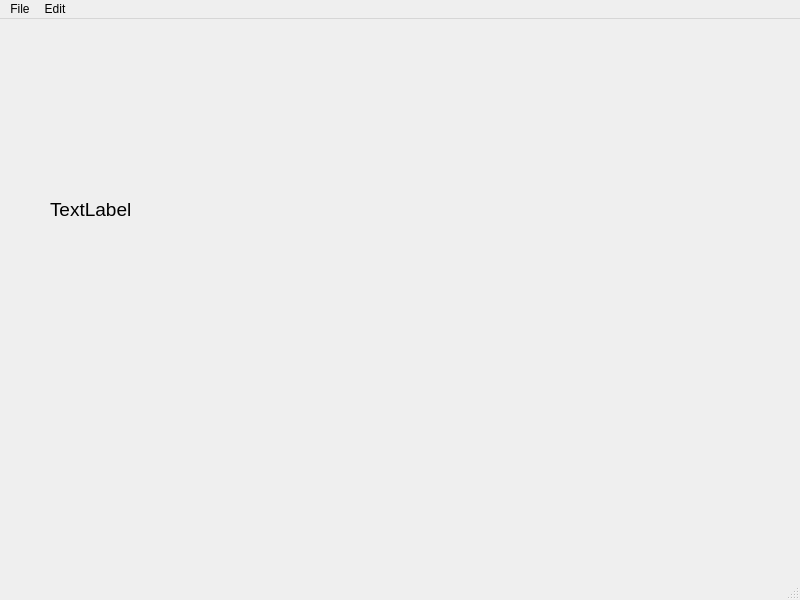
<?xml version="1.0" encoding="UTF-8"?>
<ui version="4.0">
 <class>MainWindow</class>
 <widget class="QMainWindow" name="MainWindow">
  <property name="geometry">
   <rect>
    <x>0</x>
    <y>0</y>
    <width>800</width>
    <height>600</height>
   </rect>
  </property>
  <property name="windowTitle">
   <string>MainWindow</string>
  </property>
  <widget class="QWidget" name="centralwidget">
   <widget class="QLabel" name="label">
    <property name="geometry">
     <rect>
      <x>50</x>
      <y>130</y>
      <width>211</width>
      <height>121</height>
     </rect>
    </property>
    <property name="font">
     <font>
      <pointsize>14</pointsize>
     </font>
    </property>
    <property name="text">
     <string>TextLabel</string>
    </property>
   </widget>
  </widget>
  <widget class="QMenuBar" name="menubar">
   <property name="geometry">
    <rect>
     <x>0</x>
     <y>0</y>
     <width>800</width>
     <height>26</height>
    </rect>
   </property>
   <widget class="QMenu" name="menuFile">
    <property name="title">
     <string>File</string>
    </property>
    <addaction name="actionEdit"/>
    <addaction name="actionSave"/>
   </widget>
   <widget class="QMenu" name="menuEdit">
    <property name="title">
     <string>Edit</string>
    </property>
    <addaction name="actionCopy"/>
    <addaction name="actionPaste"/>
   </widget>
   <addaction name="menuFile"/>
   <addaction name="menuEdit"/>
  </widget>
  <widget class="QStatusBar" name="statusbar"/>
  <action name="actionEdit">
   <property name="text">
    <string>Edit</string>
   </property>
   <property name="statusTip">
    <string>Create a new file</string>
   </property>
   <property name="shortcut">
    <string>Ctrl+N</string>
   </property>
  </action>
  <action name="actionSave">
   <property name="text">
    <string>Save</string>
   </property>
   <property name="statusTip">
    <string>Save a file</string>
   </property>
   <property name="shortcut">
    <string>Ctrl+S</string>
   </property>
  </action>
  <action name="actionCopy">
   <property name="text">
    <string>Copy</string>
   </property>
   <property name="statusTip">
    <string>Copy a file</string>
   </property>
   <property name="shortcut">
    <string>Ctrl+C</string>
   </property>
  </action>
  <action name="actionPaste">
   <property name="text">
    <string>Paste</string>
   </property>
   <property name="statusTip">
    <string>Paste a file</string>
   </property>
  </action>
 </widget>
 <resources/>
 <connections/>
</ui>
